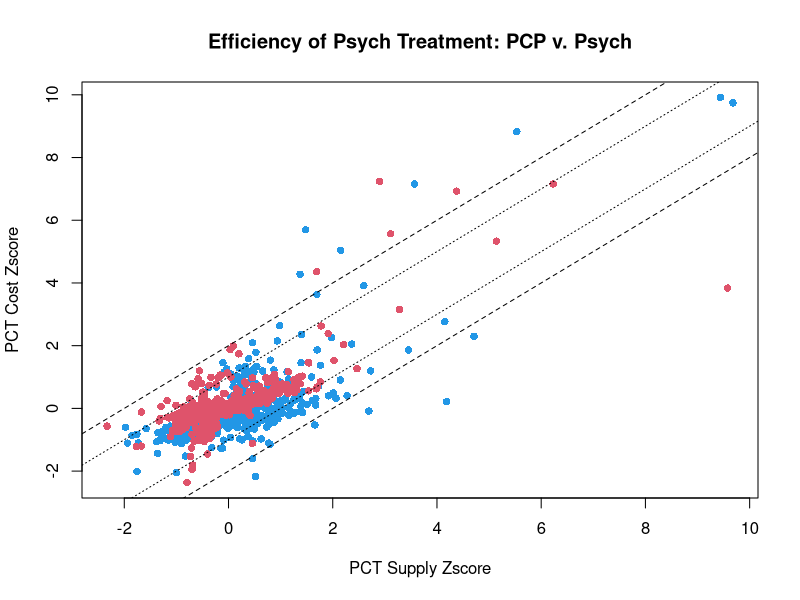
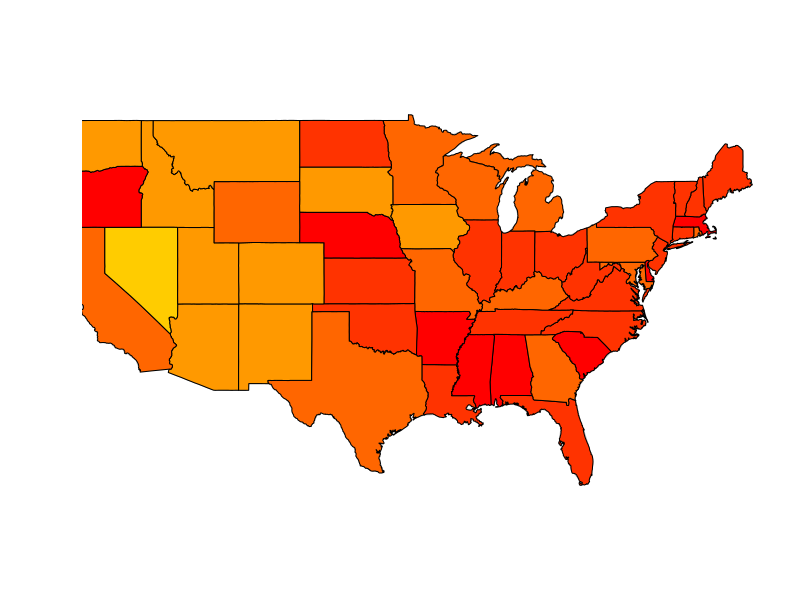
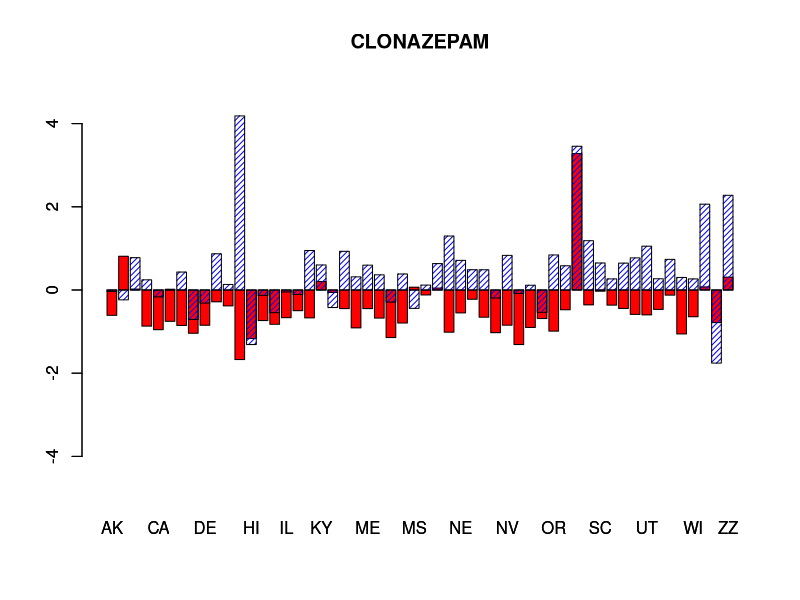
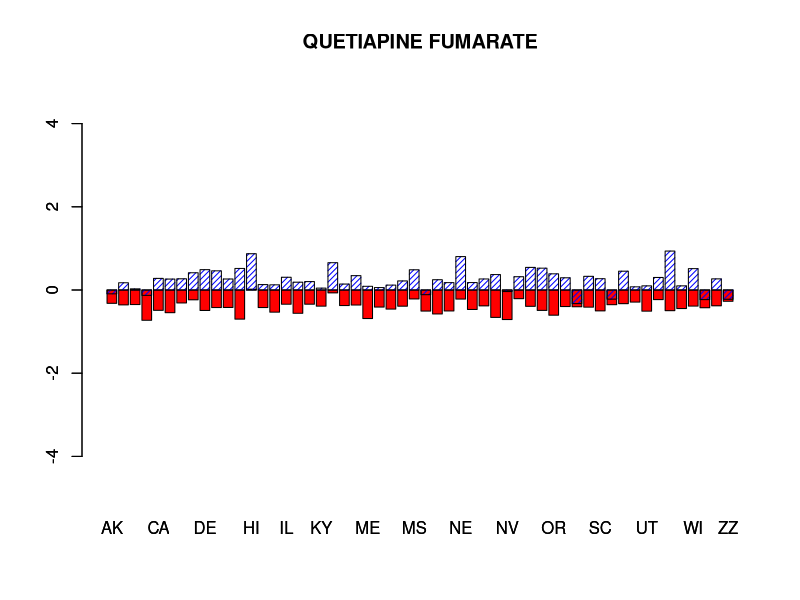
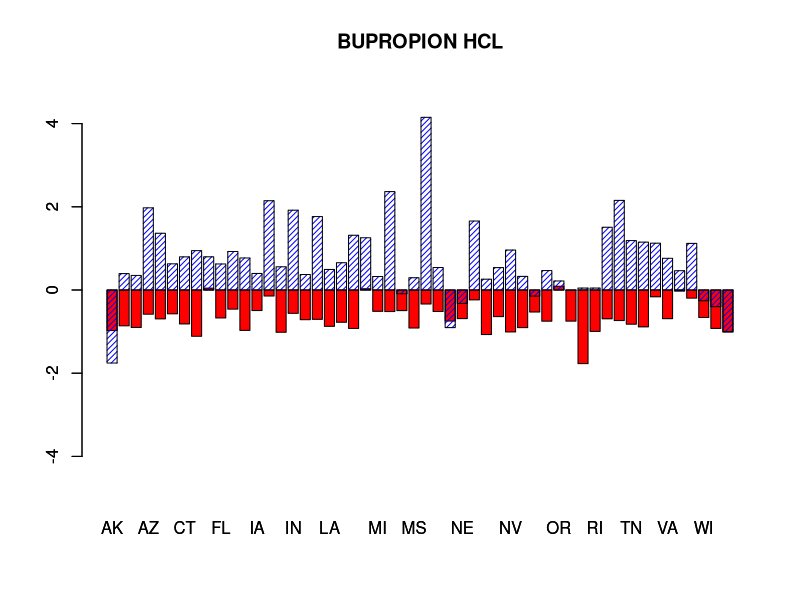
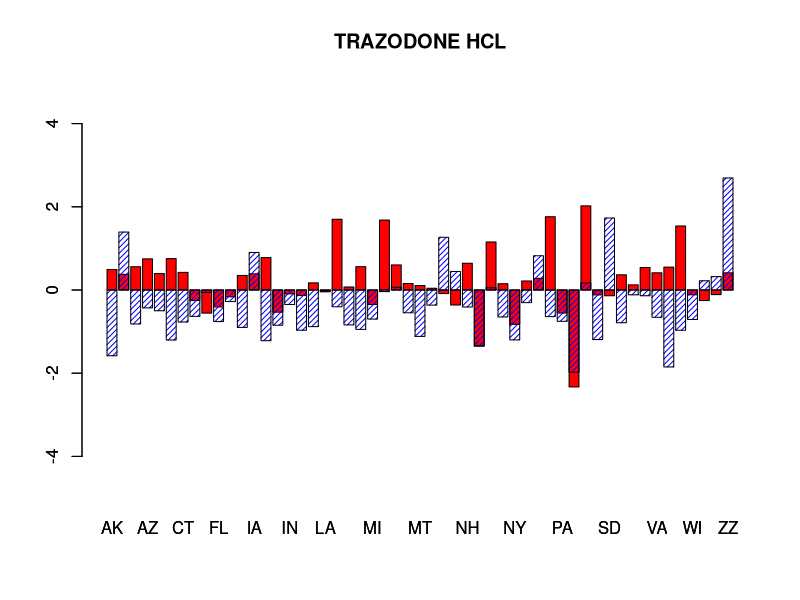
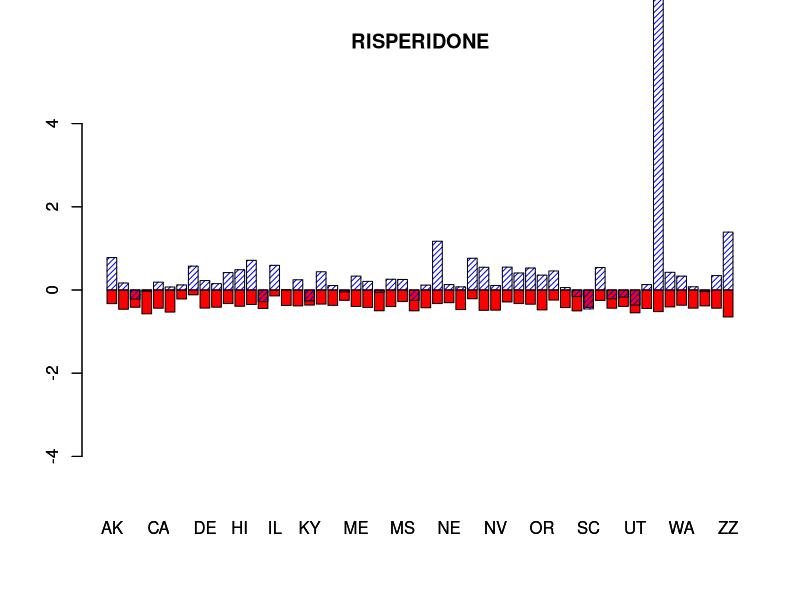
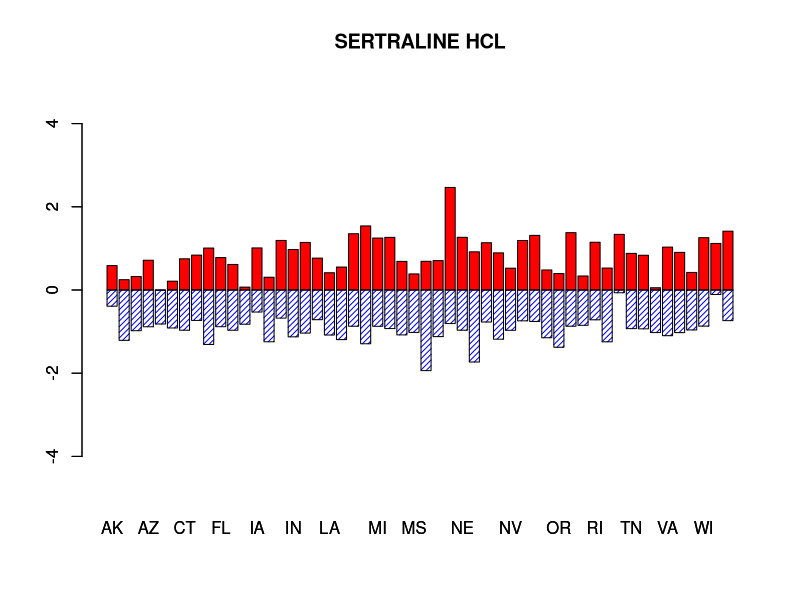

Recreate these plots in R, in order.
supall=read.table(file="../data/supall.tab",sep="\t",header=FALSE)
supdrg=read.table(file="../data/supdrg.tab",sep="\t",header=FALSE)

names(supall)=c("state","spec","state_supply","state_cost")
names(supdrg)=c("state","spec","drg","supply","cost")

### Calculat Z-scores ###

all=merge(supdrg,supall,by=c("state","spec"),all.x=TRUE)
all$pct_supply=all$supply/all$state_supply
all$pct_supply=all$supply/all$state_supply
all$pct_cost=all$cost/all$state_cost


### Calculate the Average & SD For each Drug ###
### Percentage is based on the volume of the specialty ##
### We will take the zscore based on both specialties percentages ##
### ASSUMPTION: 
### Since there are equal number of psy and pcp we don't have too ##
### much on an issue using this approach 

ave_supply=as.data.frame(unlist(lapply(split(all$pct_supply,all$drg),mean)))

ave_cost=as.data.frame(unlist(lapply(split(all$pct_cost,all$drg),mean)))
sd_supply=as.data.frame(unlist(lapply(split(all$pct_supply,all$drg),sd)))
sd_cost=as.data.frame(unlist(lapply(split(all$pct_cost,all$drg),sd)))

ave_supply$drg=row.names(ave_supply)
ave_cost$drg=row.names(ave_cost)
sd_supply$drg=row.names(sd_supply)
sd_cost$drg=row.names(sd_cost)
row.names(ave_supply)=NULL
row.names(ave_cost)=NULL
row.names(sd_cost)=NULL
row.names(sd_supply)=NULL
names(ave_supply)=c("ave_pct_supply","drg")
names(ave_cost)=c("ave_pct_cost","drg")
names(sd_cost)=c("sd_pct_cost","drg")
names(sd_supply)=c("sd_pct_supply","drg")

all=merge(all,ave_supply,by="drg",all.x=TRUE)
all=merge(all,ave_cost  ,by="drg",all.x=TRUE)
all=merge(all,sd_supply,by="drg",all.x=TRUE)
all=merge(all,sd_cost  ,by="drg",all.x=TRUE)

## Calculate ZScores ###

all$supply_zscore=(all$pct_supply-all$ave_pct_supply) / all$sd_pct_supply
all$cost_zscore=(all$pct_cost-all$ave_pct_cost) / all$sd_pct_cost

drugs=c(
"CLONAZEPAM",
"QUETIAPINE FUMARATE",
"BUPROPION HCL",
"TRAZODONE HCL",
"RISPERIDONE",
"SERTRALINE HCL",
"FLUOXETINE HCL",
"ZOLPIDEM TARTRATE",
"DIVALPROEX SODIUM",
"LAMOTRIGINE")
for(j in 1:length(drugs)){
## Get the order of states ###
states_psych=as.character(unique(all$state[all$spec=="psych" & all$drg==drugs[j]]))
states_pcp=as.character(unique(all$state[all$spec=="pcp" & all$drg==drugs[j]]))
## Getting rid of states without psych (looks like non-state abrv) ##
keep1=data.frame(state=states_psych,keep1=1)
keep2=data.frame(state=states_pcp,keep2=1)

tmp=merge(all,keep1,by="state",all.x=TRUE)
tmp=merge(tmp,keep2,by="state",all.x=TRUE)
tmp=tmp[!is.na(tmp$keep1) & !is.na(tmp$keep2),]

pcp=tmp[tmp$spec=="pcp" & tmp$drg==drugs[j],]
psy=tmp[tmp$spec=="psych" & tmp$drg==drugs[j],]

jpeg(file=paste("../results/bar_plot",j,".jpeg",sep=""),quality=100,height=500,width=5000)

barplot(pcp$supply_zscore[order(pcp$state)],names.arg=as.character(pcp$state[order(pcp$state)]),col="red",ylim=c(-5,5),main=drugs[j])
barplot(psy$supply_zscore[order(psy$state)],names.arg=psy$state[order(psy$state)],col="blue",add=TRUE,density=25)
dev.off()

}
for(j in 1:length(drugs)){
## Get the order of states ###
states_psych=as.character(unique(all$state[all$spec=="psych" & all$drg==drugs[j]]))
states_pcp=as.character(unique(all$state[all$spec=="pcp" & all$drg==drugs[j]]))
## Getting rid of states without psych (looks like non-state abrv) ##
keep1=data.frame(state=states_psych,keep1=1)
keep2=data.frame(state=states_pcp,keep2=1)

tmp=merge(all,keep1,by="state",all.x=TRUE)
tmp=merge(tmp,keep2,by="state",all.x=TRUE)
tmp=tmp[!is.na(tmp$keep1) & !is.na(tmp$keep2),]

pcp=tmp[tmp$spec=="pcp" & tmp$drg==drugs[j],]
psy=tmp[tmp$spec=="psych" & tmp$drg==drugs[j],]

jpeg(file=paste("../results/cost_bar_plot",j,".jpeg",sep=""),quality=100,height=500,width=5000)

barplot(pcp$cost_zscore[order(pcp$state)],names.arg=as.character(pcp$state[order(pcp$state)]),col="red",ylim=c(-5,5),main=drugs[j])
barplot(psy$cost_zscore[order(psy$state)],names.arg=psy$state[order(psy$state)],col="blue",add=TRUE,density=25)
dev.off()

}


### Efficiency Plot ##

k=all$spec=="pcp"
plot(all$supply_zscore,all$cost_zscore,pch=16,col=4,xlab="PCT Supply Zscore",ylab="PCT Cost Zscore",main="Efficiency of Psych Treatment: PCP v. Psych")
points(all$supply_zscore[k],all$cost_zscore[k],pch=16,col=2)
abline(a=2,b=1,lty=2)
abline(a=-2,b=1,lty=2)

abline(a=1,b=1,lty=3)
abline(a=-1,b=1,lty=3)


### Plotting the efficiencies back onto the states ###
for(i in 1:nrow(all)){
x=all$supply_zscore[i]
y=all$cost_zscore[i]
e1=2+x
e2=1+x
e3=-1+x
e4=-2+x
eff=-2
if(y > e1){
eff=2
}else{
if(y > e2){
eff=1
}else{
if(y > e3){
eff=0
}else{
if(y > e4){
eff=-1
}else{
eff=-2
}
}


}


}
all$eff[i]=eff
}
eff=as.data.frame(unlist(lapply(split(all$eff,all$state),sum)))
m=abs(min(eff[,1]))
eff[,1]=eff[,1]+m+1
mx=max(eff[,1])
colors=heat.colors(mx)
library("maps")
map('state',fill=FALSE,col="grey",add=FALSE)
nm=data.frame(nm=row.names(eff))
n2=data.frame(nm=state.abb,name=state.name)
nms=merge(nm,n2,by="nm",all.x=TRUE)


##Getting rid of fake states ###
for(i in 1:nrow(eff)){
if(!is.na(nms$name[i])){
try(map('state',regions=nms$name[i],fill=TRUE,col=colors[eff[i,1]],add=TRUE))
}
}

